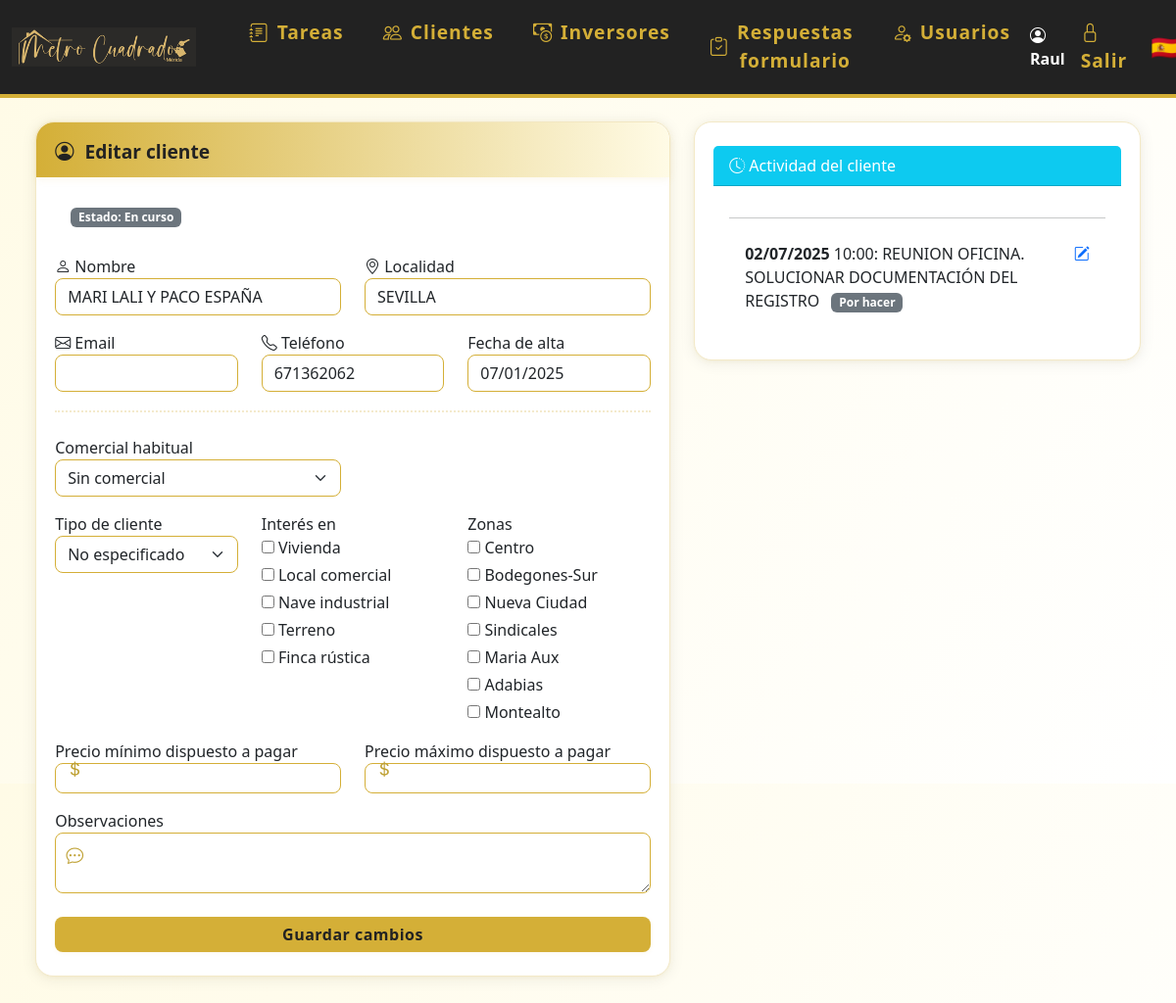
/editar_cliente/4 (signed in), run on an earlier commit of the app's database.
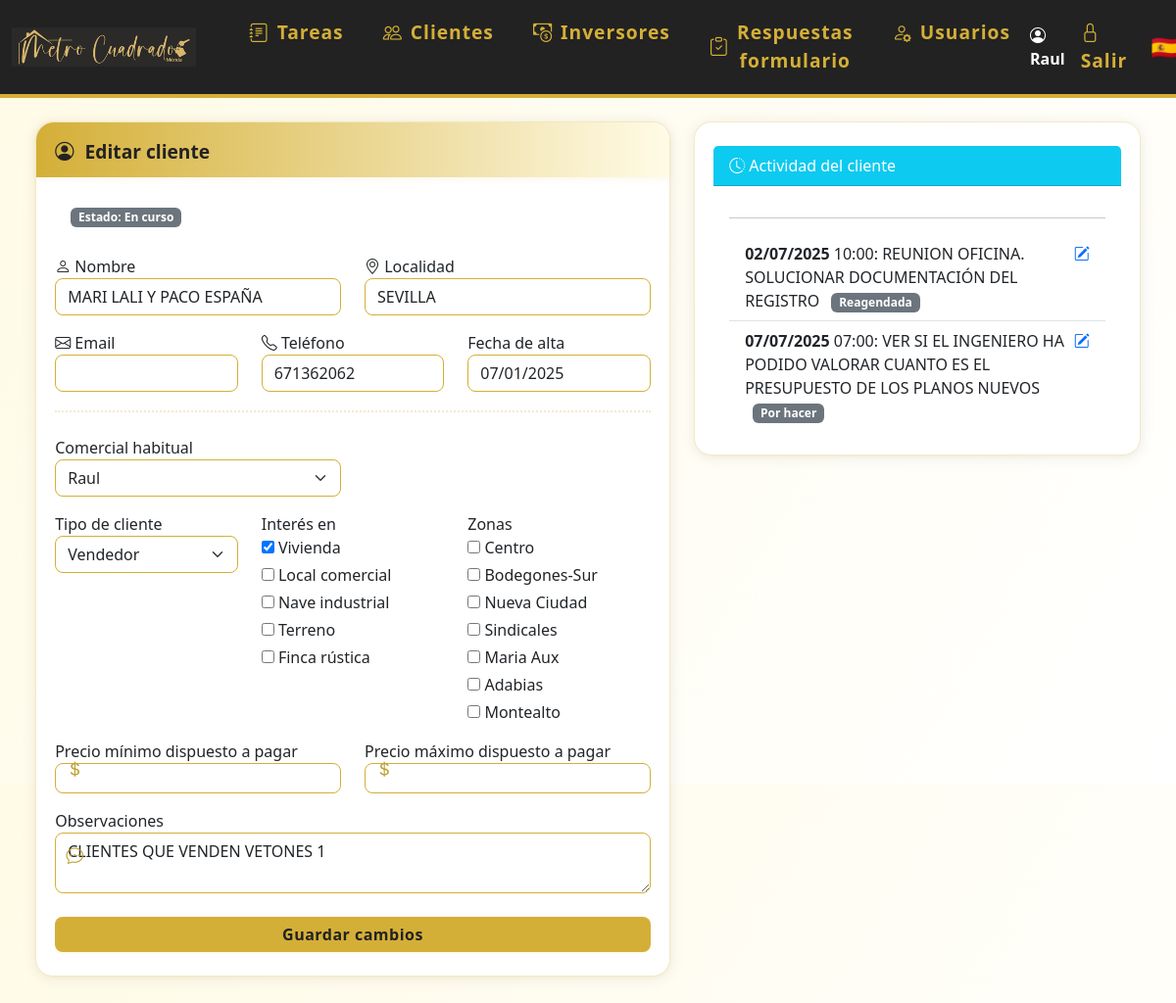
And on a later commit of the database.
### models.py (models this page shows)
class Cliente(db.Model):
    id = db.Column(db.Integer, primary_key=True)
    nombre = db.Column(db.String(120), nullable=False)
    email = db.Column(db.String(120), unique=True, nullable=True)
    telefono = db.Column(db.String(20), unique=True)
    estado = db.Column(db.String(20), nullable=False, default='en_curso') # en_curso, ha_comprado, cancelado
    localidad = db.Column(db.String(120), nullable=True)
    observaciones = db.Column(db.Text, nullable=True)
    tipo_cliente = db.Column(db.String(50), nullable=True)
    interes = db.Column(db.Text, nullable=True)
    zonas = db.Column(db.Text, nullable=True)
    precio_min = db.Column(db.Integer, nullable=True)
    precio_max = db.Column(db.Integer, nullable=True)
    encuesta_enviada = db.Column(db.Boolean, default=False)
    comercial_id = db.Column(db.Integer, db.ForeignKey('usuario.id'), nullable=True)
    fecha_creacion = db.Column(db.DateTime, default=datetime.utcnow)
    activo = db.Column(db.Boolean, default=True)  # Nuevo campo para desactivar cliente
    eventos = db.relationship('Evento', backref='cliente', lazy=True)
    tareas = db.relationship('Tarea', back_populates='cliente')
    visto_por = db.Column(db.Integer, db.ForeignKey('cliente.id'), nullable=True)

class Tarea(db.Model):
    id = db.Column(db.Integer, primary_key=True)
    usuario_id = db.Column(db.Integer, db.ForeignKey('usuario.id'))
    cliente_id = db.Column(db.Integer, db.ForeignKey('cliente.id'))
    fecha = db.Column(db.Date, nullable=False)
    hora = db.Column(db.Time, nullable=True)
    comentario = db.Column(db.Text)
    resolucion = db.Column(db.Text)
    estado = db.Column(db.String(20), nullable=False, default='por_hacer')  # por_hacer, ha_comprado, ha_alquilado, cancelado
    cliente = db.relationship('Cliente', back_populates='tareas')
    usuario = db.relationship('Usuario', back_populates='tareas')

### app.py (the view, shortened to what this page needs)
@app.route('/editar_cliente/<int:cliente_id>', methods=['GET', 'POST'])
@login_required
def editar_cliente(cliente_id):
    cliente = Cliente.query.get_or_404(cliente_id)
    form = CrearClienteForm(obj=cliente)
    form.comercial_id.choices = [(0, 'Sin comercial')] + [(u.id, u.nombre) for u in Usuario.query.all()]
    if request.method == 'GET':
        form.comercial_id.data = cliente.comercial_id or 0
        form.interes.data = cliente.interes.split(',') if cliente.interes else []
        form.zonas.data = cliente.zonas.split(',') if cliente.zonas else []
    tareas_cliente = cliente.tareas if hasattr(cliente, 'tareas') else []
    return render_template('editar_cliente.html', form=form, cliente=cliente, tareas_cliente=tareas_cliente)

### app.py (called while the page is built)
@login_manager.user_loader
def load_user(user_id):
    return Usuario.query.get(int(user_id))

### templates/editar_cliente.html (shortened to what the changed rows need)
{% extends 'base.html' %}
{% block content %}
<div class="container" style="max-width:1200px;">
  <div class="row">
    <div class="col-md-7">
      <div class="card mb-3">
        <div class="mb-2" style="padding: 0.5rem 1rem 0 1rem;">
          <span class="badge bg-secondary">Estado: {{ cliente.estado.replace('_', ' ').capitalize() }}</span>
        </div>
        <form method="POST" style="padding:1.2rem 0 0 0;">
            <div class="row mb-3">
              <div class="col-6">
                <span class="icon"><i class="bi bi-person"></i></span>
                <label for="nombre">{{ form.nombre.label.text }}</label>
                {{ form.nombre(class_='form-control' + (' is-invalid' if form.nombre.errors else ''), autocomplete='name', id='nombre') }}
              </div>
              <div class="col-6">
                <span class="icon"><i class="bi bi-geo-alt"></i></span>
                <label for="localidad">{{ form.localidad.label.text }}</label>
                {{ form.localidad(class_='form-control' + (' is-invalid' if form.localidad.errors else ''), autocomplete='address-level2', id='localidad') }}
              </div>
            </div>
            <div class="row mb-3">
              <div class="col-4">
                <span class="icon"><i class="bi bi-envelope"></i></span>
                <label for="email">{{ form.email.label.text }}</label>
                {{ form.email(class_='form-control' + (' is-invalid' if form.email.errors else ''), autocomplete='email', id='email') }}
              </div>
              <div class="col-4">
                <span class="icon"><i class="bi bi-telephone"></i></span>
                <label for="telefono">{{ form.telefono.label.text }}</label>
                {{ form.telefono(class_='form-control' + (' is-invalid' if form.telefono.errors else ''), autocomplete='tel', id='telefono') }}
              </div>
              <div class="col-4">
                <label for="fecha_creacion">{{ form.fecha_creacion.label.text }}</label>
                {{ form.fecha_creacion(class_='form-control', readonly=true, autocomplete='off', id='fecha_creacion') }}
              </div>
            </div>
            <div class="row mb-3">
              <div class="col-6">
                {{ form.comercial_id.label }}
                {{ form.comercial_id(class_='form-select') }}
              </div>
            </div>
            <div class="row mb-3">
              <div class="col-md-4">
                {{ form.tipo_cliente.label }}
                {{ form.tipo_cliente(class_='form-select') }}
              </div>
              <div class="col-md-4">
                {{ form.interes.label }}<br>
                <div style="display:flex;flex-direction:column;gap:4px;">
                  {% for subfield in form.interes %}
                    <label style="font-weight:normal;">
                      {{ subfield() }} {{ subfield.label.text }}
                    </label>
                  {% endfor %}
                </div>
              </div>
              <div class="col-md-4">
                {{ form.zonas.label }}<br>
                <div style="display:flex;flex-direction:column;gap:4px;">
                  {% for subfield in form.zonas %}
                    <label style="font-weight:normal;">
                      {{ subfield() }} {{ subfield.label.text }}
                    </label>
                  {% endfor %}
                </div>
              </div>
            </div>
            <div class="row mb-3">
              <div class="col-6">
                <div class="input-icon">
                  <span class="icon"></span>
                  {{ form.precio_min.label }}
                  {{ form.precio_min(class_='form-control form-control-sm', step='1', value=form.precio_min.data if form.precio_min.data is not none else '') }}
                </div>
              </div>
              <div class="col-6">
                <div class="input-icon">
                  <span class="icon"></span>
                  {{ form.precio_max.label }}
                  {{ form.precio_max(class_='form-control form-control-sm', step='1', value=form.precio_max.data if form.precio_max.data is not none else '') }}
                </div>
              </div>
            </div>
            <div class="input-icon mb-3">
                <span class="icon"></span>
                {{ form.observaciones.label }}
                {{ form.observaciones(class_='form-control') }}
            </div>
        </form>
      </div>
    </div>
    <div class="col-md-5">
      <div class="card">
        <div class="card-body" style="max-height:250px;overflow:auto;">
          {% if tareas_cliente and tareas_cliente|length > 0 %}
            <ul class="list-group list-group-flush">
              {% for tarea in tareas_cliente %}
                <li class="list-group-item d-flex justify-content-between align-items-start">
                  <div>
                    <strong>{{ tarea.fecha.strftime('%d/%m/%Y') }}</strong>
                    {% if tarea.hora %} {{ tarea.hora.strftime('%H:%M') }}{% endif %}:
                    {{ tarea.comentario }}
                    <span class="badge bg-secondary ms-2">{{ tarea.estado.replace('_', ' ').capitalize() }}</span>
                  </div>
                  <a href="{{ url_for('editar_tarea', tarea_id=tarea.id) }}" class="ms-2" title="Editar tarea"><i class="bi bi-pencil-square"></i></a>
                </li>
              {% endfor %}
            </ul>
          {% else %}
            <div class="text-muted">No hay tareas registradas para este cliente.</div>
          {% endif %}
        </div>
      </div>
    </div>
  </div>
</div>
{% endblock %}

What changed in the data, as far as the page shows it:
changed Cliente "En curso": comercial_id "Sin comercial" → "Raul"; tipo_cliente "No especificado" → "Vendedor"; observaciones (not shown) → "CLIENTES QUE VENDEN VETONES 1"
changed Tarea "REUNION OFICINA. SOLUCIONAR DOCUMENTACIÓN DEL REGISTRO": estado.replace "Por hacer" → "Reagendada"
added Tarea: fecha "07/07/2025", hora "07:00", comentario "VER SI EL INGENIERO HA PODIDO VALORAR CUANTO ES EL PRESUPUESTO DE LOS PLANOS NUEVOS", estado.replace "Por hacer"
Also different on the page:
form field interes: "☐" → "☑"
